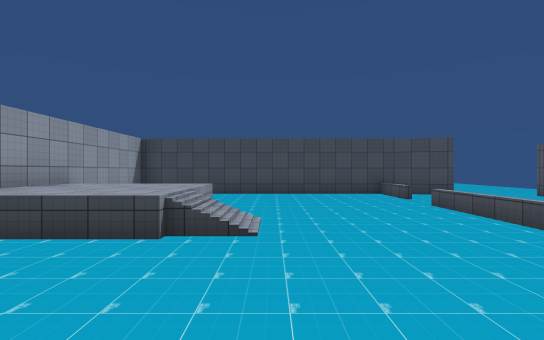
View 1 (above)

14 first-person views from a walk through a Unity game level. The camera is 1.5 m above the floor, looks level and sees 85° across. The floor is counted in squares, 2 m on a side. Each view is taken from the middle of a square. On the plan, view 1 faces up. The plan holds only what a view shows up to about 10 squares ahead; the rest is blank. Some surface patterns are stand-ins.

View 2
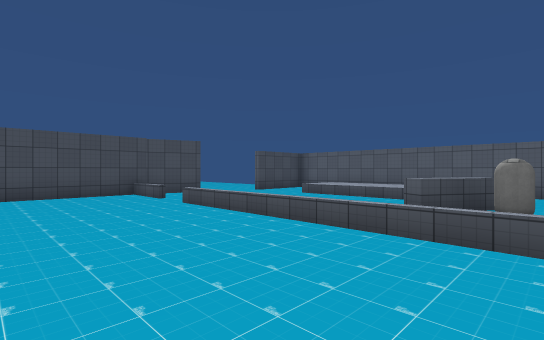

View 3
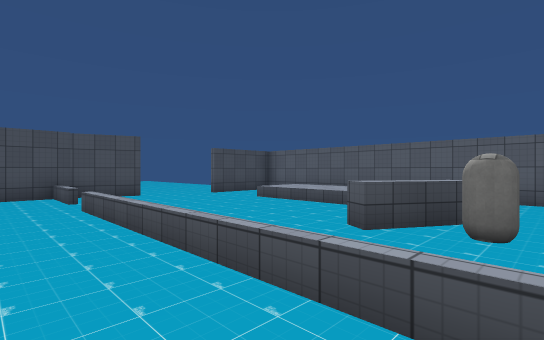

View 4
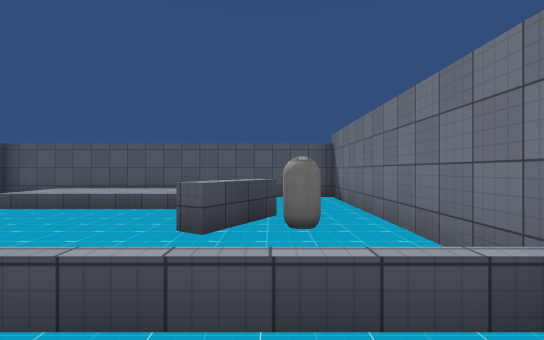

View 5
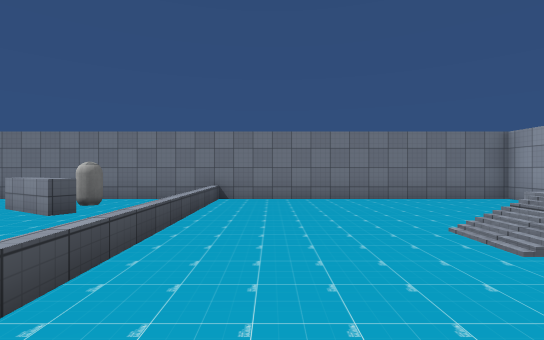

View 6
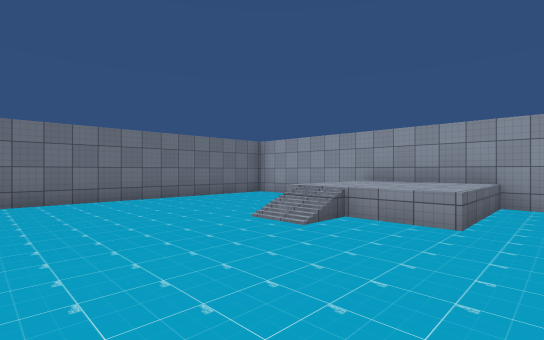

View 7
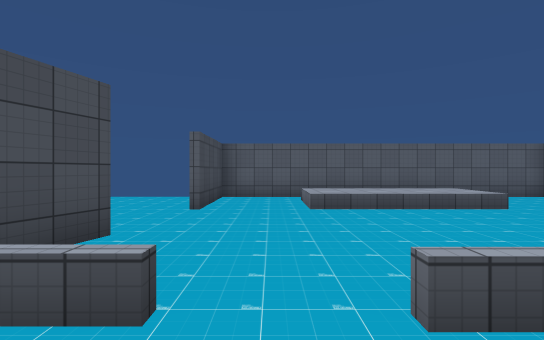

View 8
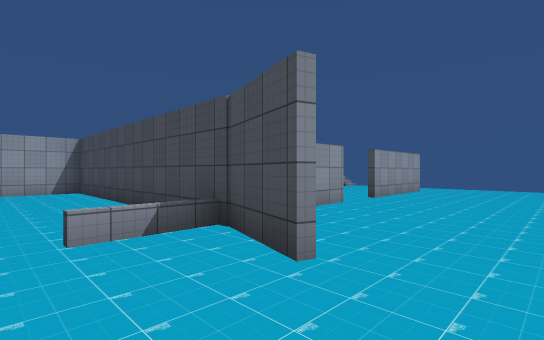

View 9
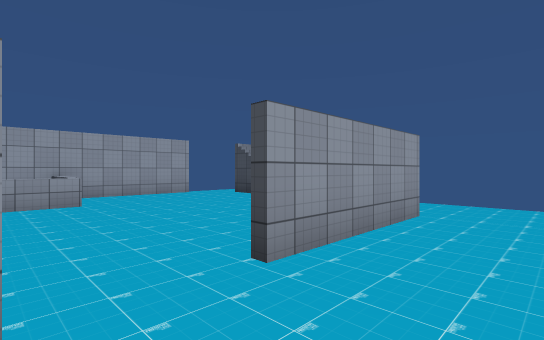

View 10
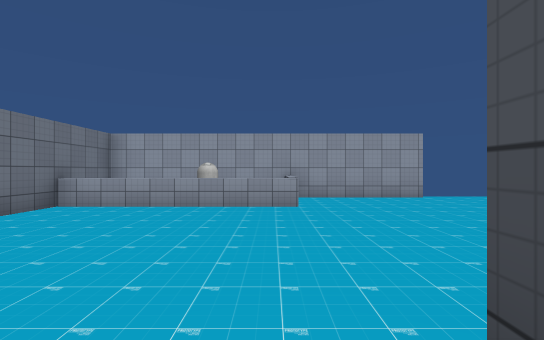

View 11
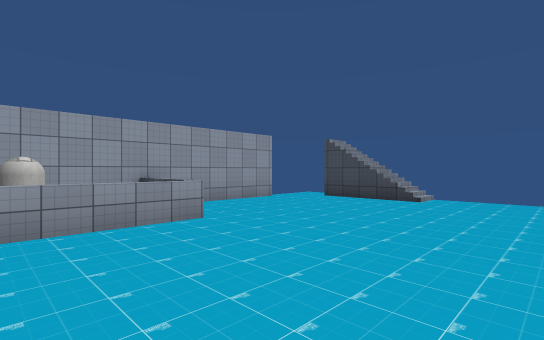

View 12
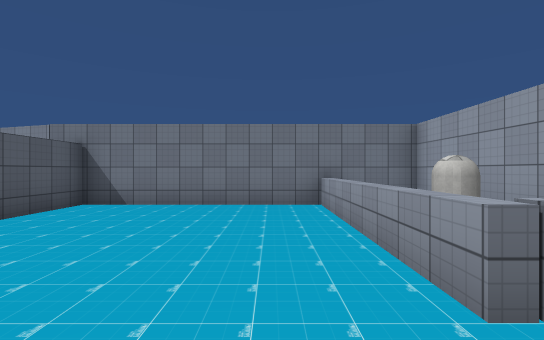

View 13
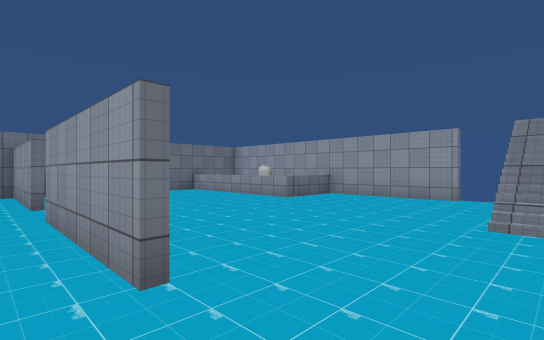

View 14
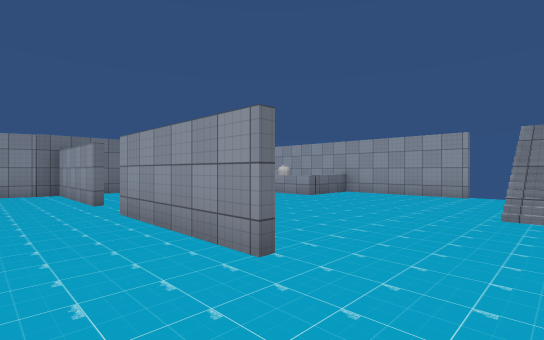

### Floor plan
Key: @ floor where view 1 was taken; # wall or solid block; x gap in a wall; . main floor; : floor 1 m higher than the main floor; / step, stairs or slope; = window, fence, low wall or low ledge; ^ raised ledge; O other object.
Columns run from 4 left of view 1 to 11 right of it. Each row starts with its distance up from view 1.
 20   #/.......
 19  ##........
 18 x......#...
 17 #......#...
 16 #......#....
 15 #......#....
 14 #=^.........
 13 #O^....#....
 12 #O^....#....
 11 #.^....#.... ..
 10 ##^....#.......
  9 #.########.....
  8 #......=....####
  7 #..............#
  6 #://...=....^^.#
  5 #::/...=....^^ #
  4 #::/...=....^^ #
  3 #///...=....^^ #
  2 #......=..^..  #
  1 #......=..O^...#
  0 #...@..=.......#
 -1 ################

Positions as (right, up) in squares from view 1, and headings:
1: (0, 0), facing up
2: (0, 0), facing up-right
3: (2, 0), facing up-right
4: (2, 1), facing right
5: (2, 7), facing down
6: (3, 7), facing down-left
7: (2, 7), facing right
8: (7, 7), facing up-left
9: (5, 13), facing up-left
10: (4, 14), facing left
11: (2, 12), facing up-left
12: (-1, 16), facing down
13: (4, 20), facing down-left
14: (5, 20), facing down-left
